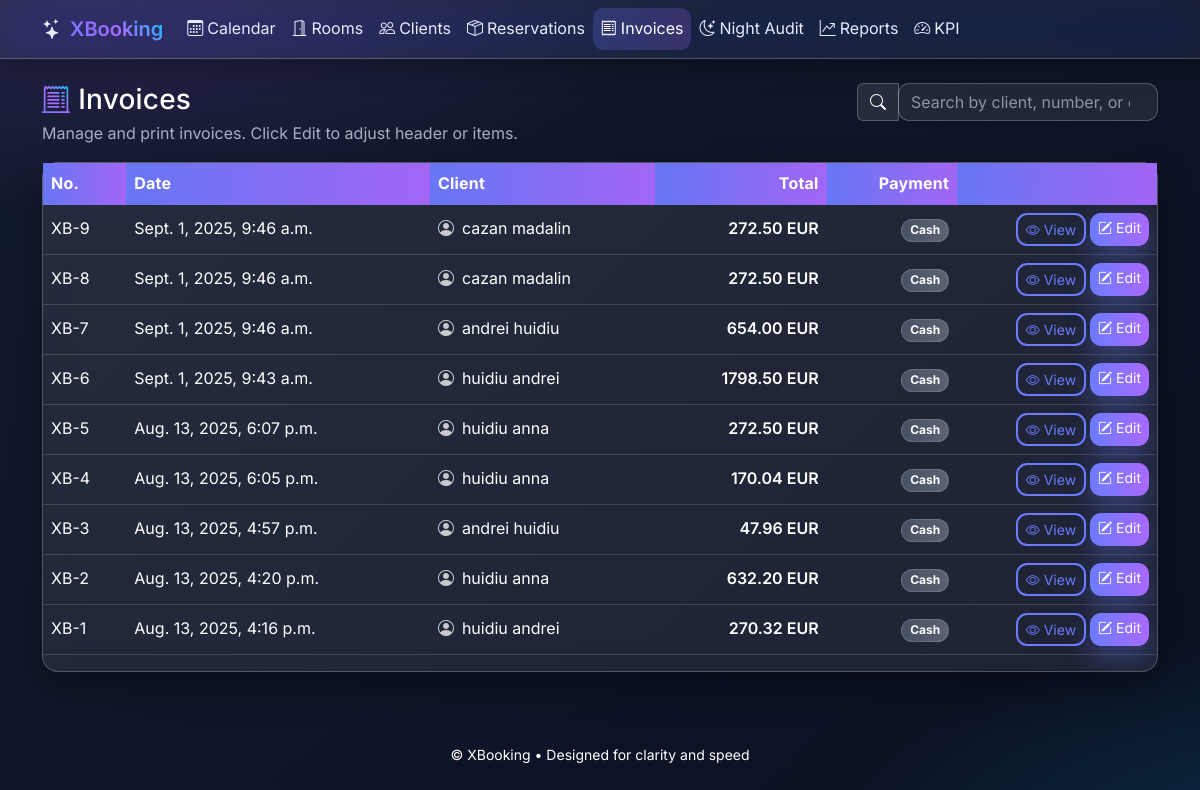
The page /invoices/ on the database as committed earlier.
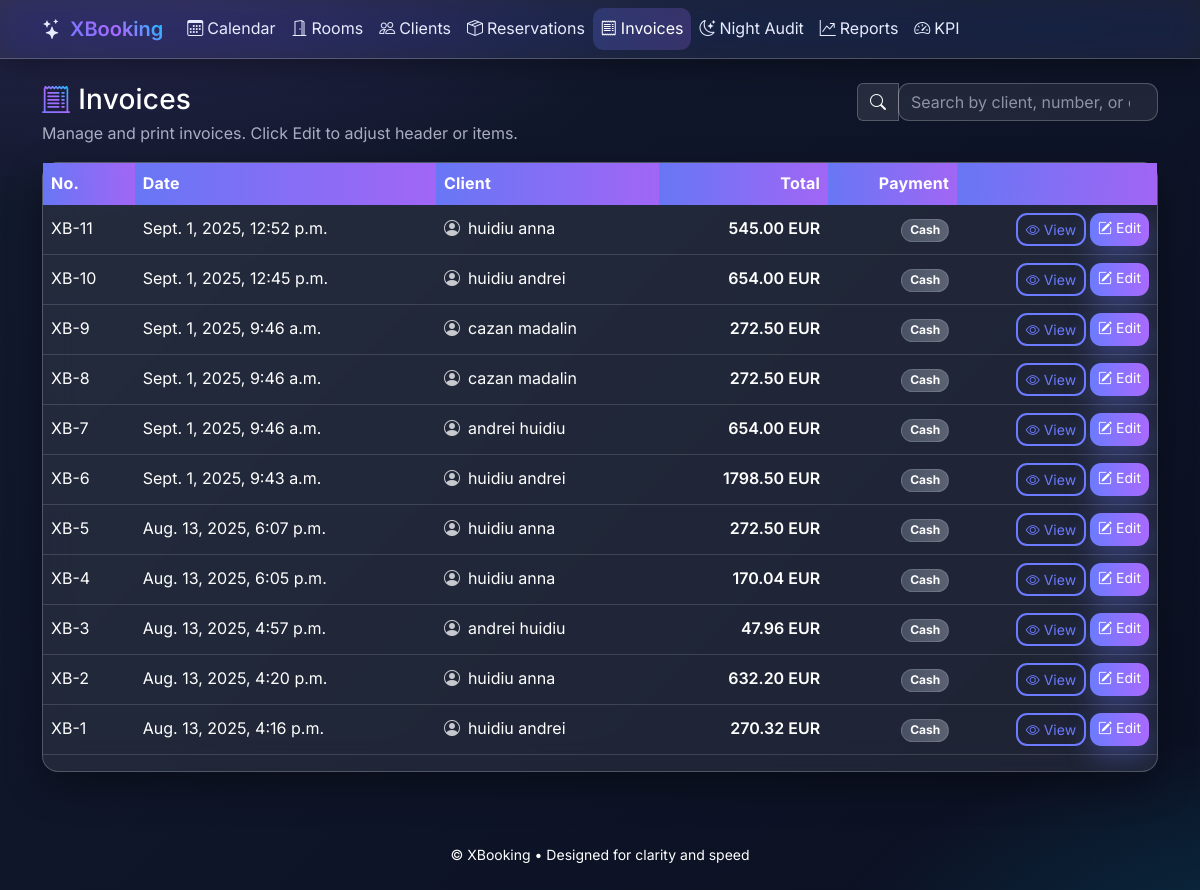
The same page on the database as committed later.
### hotellapp/models.py (models this page shows, shortened)
class Invoice(models.Model):
    class PaymentMethod(models.TextChoices):
        CASH = "cash", "Cash"
        CARD = "card", "Card"
        TRANSFER = "transfer", "Bank Transfer"
    reservation = models.OneToOneField(Reservation, on_delete=models.CASCADE, related_name="invoice")
    client = models.ForeignKey(Client, on_delete=models.PROTECT, related_name="invoices")
    series = models.CharField(max_length=10, default="XB")
    number = models.PositiveIntegerField(blank=True, null=True)
    issue_date = models.DateTimeField(auto_now_add=True)
    due_date = models.DateField(blank=True, null=True)
    payment_method = models.CharField(max_length=20, choices=PaymentMethod.choices, default=PaymentMethod.CASH)
    billing_name = models.CharField(max_length=255, blank=True, null=True)
    billing_tax_id = models.CharField(max_length=50, blank=True, null=True)
    billing_address = models.CharField(max_length=255, blank=True, null=True)
    locked = models.BooleanField(default=False)
    total = models.DecimalField(max_digits=10, decimal_places=2, default=Decimal("0.00"))
    currency = models.CharField(max_length=3, default="EUR")
    notes = models.TextField(blank=True, null=True)
    class Meta:
        ordering = ["-issue_date"]
        constraints = [
            models.UniqueConstraint(fields=["series", "number"], name="uniq_invoice_series_number"),
        ]

class Client(models.Model):
    class BillingType(models.TextChoices):
        INDIVIDUAL = "individual", "Individual"
        COMPANY = "company", "Company"
    first_name = models.CharField(max_length=100)
    last_name = models.CharField(max_length=100)
    email = models.EmailField(blank=True, null=True)
    phone = models.CharField(max_length=30, blank=True, null=True)
    billing_type = models.CharField(max_length=20, choices=BillingType.choices, default=BillingType.INDIVIDUAL)
    company_name = models.CharField(max_length=255, blank=True, null=True)
    company_tax_id = models.CharField("Tax ID (CUI/CIF)", max_length=50, blank=True, null=True)
    company_vat_payer = models.BooleanField(default=False)
    address = models.CharField(max_length=255, blank=True, null=True)
    city = models.CharField(max_length=100, blank=True, null=True)
    country = models.CharField(max_length=100, blank=True, null=True)
    date_of_birth = models.DateField(blank=True, null=True)
    document_id = models.CharField("ID/Passport", max_length=50, blank=True, null=True)
    notes = models.TextField(blank=True, null=True)
    def __str__(self) -> str:  # pragma: no cover
        return f"{self.first_name} {self.last_name}".strip()

### hotellapp/views.py (the view)
# urls.py: path("invoices/", InvoiceListView.as_view(), name="invoice_list"),
class InvoiceListView(ListView):
    model = Invoice
    template_name = "hotellapp/invoice_list.html"
    context_object_name = "invoices"

### templates/hotellapp/invoice_list.html (shortened to what this page needs)
{% extends "hotellapp/base.html" %}
{% block content %}
<div class="page-header d-flex justify-content-between align-items-start flex-wrap gap-3 mb-3">
  <div>
    <h1 class="h3 mb-1 d-flex align-items-center gap-2">
      <i class="bi bi-receipt-cutoff text-gradient"></i>
      <span>Invoices</span>
    </h1>
    <p class="text-muted mb-0">Manage and print invoices. Click Edit to adjust header or items.</p>
  </div>
  <form method="get" class="d-flex align-items-center gap-2 ms-auto">
    <div class="input-group">
      <span class="input-group-text"><i class="bi bi-search"></i></span>
      <input type="search" name="q" value="{{ request.GET.q }}" class="form-control" placeholder="Search by client, number, or date">
    </div>
  </form>
</div>
<div class="card">
  <div class="card-body p-0">
    {% if invoices %}
      <div class="table-responsive">
        <table class="table table-hover align-middle table-modern table-sticky">
          <thead>
            <tr>
              <th class="text-nowrap">No.</th>
              <th class="text-nowrap">Date</th>
              <th>Client</th>
              <th class="text-end">Total</th>
              <th class="text-end">Payment</th>
              <th class="text-end" style="width: 200px;"></th>
            </tr>
          </thead>
          <tbody>
          {% for inv in invoices %}
            <tr>
              <td class="text-nowrap">{{ inv.series }}-{{ inv.number|default:inv.id }}</td>
              <td class="text-nowrap">{{ inv.issue_date }}</td>
              <td>
                <div class="d-flex align-items-center gap-2">
                  <i class="bi bi-person-circle opacity-75"></i>
                  <span>{{ inv.client }}</span>
                </div>
              </td>
              <td class="text-end text-nowrap fw-semibold">{{ inv.total }} {{ inv.currency }}</td>
              <td class="text-end">
                {% if inv.get_payment_method_display %}
                  <span class="badge rounded-pill bg-secondary">{{ inv.get_payment_method_display }}</span>
                {% else %}
                  <span class="text-muted">—</span>
                {% endif %}
              </td>
              <td class="text-end">
                <div class="d-inline-flex gap-1">
                  <a class="btn btn-sm btn-outline-primary" href="{% url 'invoice_detail' inv.pk %}">
                    <i class="bi bi-eye"></i> View
                  </a>
                  <a class="btn btn-sm btn-primary" href="{% url 'invoice_edit' inv.pk %}">
                    <i class="bi bi-pencil-square"></i> Edit
                  </a>
                </div>
              </td>
            </tr>
          {% endfor %}
          </tbody>
        </table>
      </div>
    {% endif %}
  </div>
</div>
{% endblock %}

Rows that differ between the two databases and show on the page:
added Invoice: series "XB", number "11", issue_date "Sept. 1, 2025, 12:52 p.m.", client "huidiu anna", total "545.00", currency "EUR", payment_method "Cash"
added Invoice: series "XB", number "10", issue_date "Sept. 1, 2025, 12:45 p.m.", client "huidiu andrei", total "654.00", currency "EUR", payment_method "Cash"
